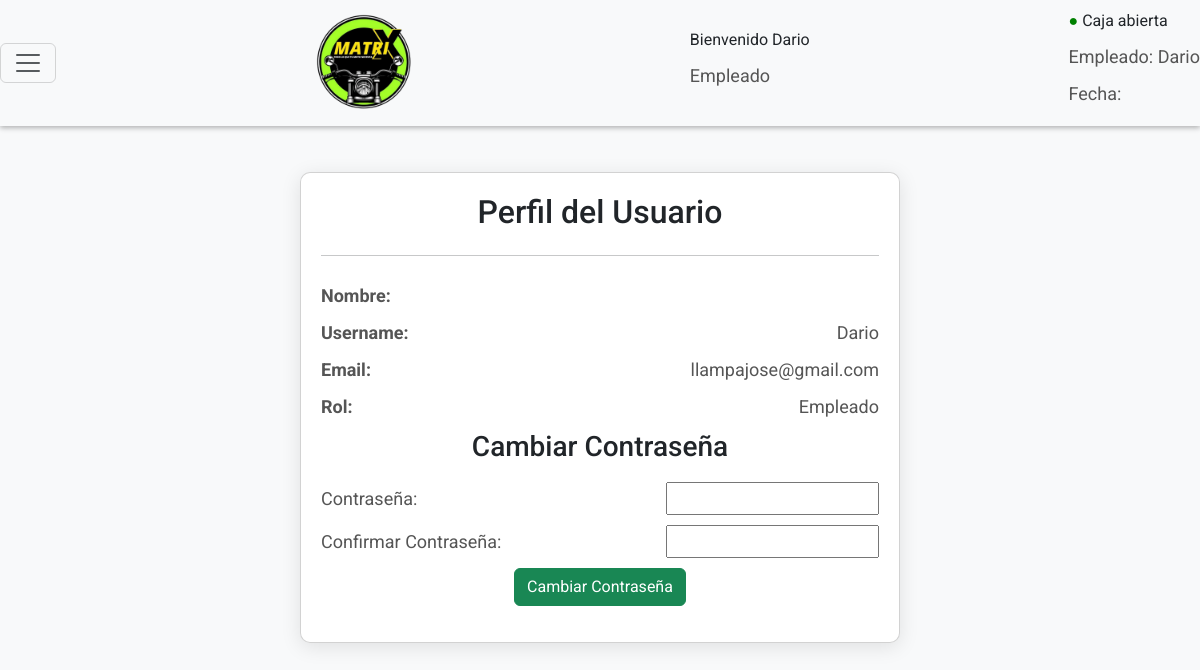
Screenshot of /panel_perfil (signed in) with the database file from the repository.
### Empleados/models.py (models this page shows, shortened)
class Empleado(AbstractUser):
    dni=models.IntegerField(null=True, blank=True, verbose_name="DNI")
    dirección=models.CharField(null=True, blank=True, max_length=150)
    telefono=models.IntegerField(null=True, blank=True)

### Empleados/views.py (the view)
# urls.py: path('panel_perfil', views.panel_perfil,name='panel_perfil'),
@login_required
def panel_perfil(request):
    empleado = request.user
    if request.method == 'POST':
        cambiar_password = Cambiar_Password(request.POST, instance=empleado)
        if cambiar_password.is_valid():
            cambiar_password.save()
            return redirect('panel_perfil')
    else:
        cambiar_password = Cambiar_Password(instance=empleado)
    return render(request, 'perfil.html', {
        'empleado': empleado,
        'cambiar_password': cambiar_password
    })

### Empleados/forms.py (shortened to what this page needs)
class Cambiar_Password(forms.ModelForm):
    password = forms.CharField(label="Contraseña", widget=forms.PasswordInput, required=True)
    password_confirm = forms.CharField(label="Confirmar Contraseña", widget=forms.PasswordInput, required=True)
    class Meta:
        model = Empleado
        fields = ['password', 'password_confirm']
    def __init__(self, *args, **kwargs):
        super(Cambiar_Password, self).__init__(*args, **kwargs)
        for field in self.fields.values():
            field.widget.attrs.update({'class': 'input-estilo'})

### templates/perfil.html (shortened to what this page needs)
{% extends 'menu.html' %}
{% load static %}
{% block extra_css %}
    <link rel="stylesheet" href="{% static 'css/apertura.css' %}">
{% endblock %}
{% block content %}
    <div class="contenedor card">
        <h2>Perfil del Usuario</h2>
        <hr>
        <div class="perfil-info">
            <p><strong>Nombre:</strong> {{ empleado.get_full_name }}</p>
            <p><strong>Username:</strong> {{ empleado.username }}</p>
            <p><strong>Email:</strong> {{ empleado.email }}</p>
            <p><strong>Rol:</strong> {% if request.session.is_admin %} Administrador {% else %} Empleado {% endif %}</p>
        </div>
        <h3>Cambiar Contraseña</h3>
        <form method="post">
            {{ cambiar_password.as_p }}
            <button type="submit" class="btn btn-success" id="btn-cambiar">Cambiar Contraseña</button>
        </form>
    </div>
{% endblock %}

### templates/menu.html (shortened to what this page needs)
{% load static %}
<html>
<head>
    <link rel="stylesheet" href="https://cdn.jsdelivr.net/npm/bootstrap-icons@1.11.3/font/bootstrap-icons.min.css">
    <link href="https://cdn.lineicons.com/4.0/lineicons.css" rel="stylesheet" />
    <link href="https://cdn.jsdelivr.net/npm/bootstrap@5.3.0-alpha3/dist/css/bootstrap.min.css" rel="stylesheet"
>
    <link rel="stylesheet" href="{% static 'css/menu.css' %}">
    {% block extra_css %} {% endblock %}
</head>
<body>
    <div class="wrapper">
        <nav class="navbar navbar-expand-light">
            <button class="navbar-toggler" type="button" data-bs-toggle="collapse" data-bs-target="#navbarNav" aria-controls="navbarNav" aria-expanded="false" aria-label="Toggle navigation">
                <span class="navbar-toggler-icon"></span>
            </button>
            <div class="navbar-brand">
                <img src="{% static 'IMAGENES/logoOficialMatrix.png' %}" alt="Logo" class="logo">
            </div>
            <div class="user-greeting">
                Bienvenido {{ user.username }}
                <p>{% if request.session.is_admin %} Administrador {% else %} Empleado {% endif %}</p>
            </div>
            <div class="status-container">
                {% if not request.session.caja_abierta %}
                    <span style="color: red;">&#9679;</span> Caja cerrada
                {% else %}
                    <span style="color: green;">&#9679;</span> Caja abierta
                    <p>Empleado: {{ request.session.empleado }}</p>
                    <p>Fecha: {{ request.session.fecha_apertura }}</p>
                {% endif %}
            </div>
        </nav>
        <div class="main p-3">
            <div class="text-center">
                {% block content %}{% endblock %}
            </div>
        </div>
    </div>
</body>
</html>

### static/css/menu.css (style rules this page uses)
body { font-family: 'Roboto',sans-serif; }
.wrapper { display: flex; flex-direction: column; height: 100vh; }
.navbar { box-shadow: 0 2px 5px rgba(4, 0, 0, 0.287); }
.logo { width: 100px; }

### static/css/apertura.css (style rules this page uses)
body { background-color: #f8f9fa; font-family: 'Roboto', sans-serif; }
.contenedor { max-width: 600px; margin: 30px auto; padding: 20px; background: rgba(255, 255, 255, 0.9); border-radius: 10px; box-shadow: 0 4px 20px rgba(0, 0, 0, 0.1); }
.card { padding: 20px; border-radius: 10px; }
p { font-size: 18px; color: #555; margin: 10px 0; display: flex; justify-content: space-between; align-items: center; }

### rows the page displays
Empleado: username "Dario", session.empleado "Dario", email "llampajose@gmail.com"
